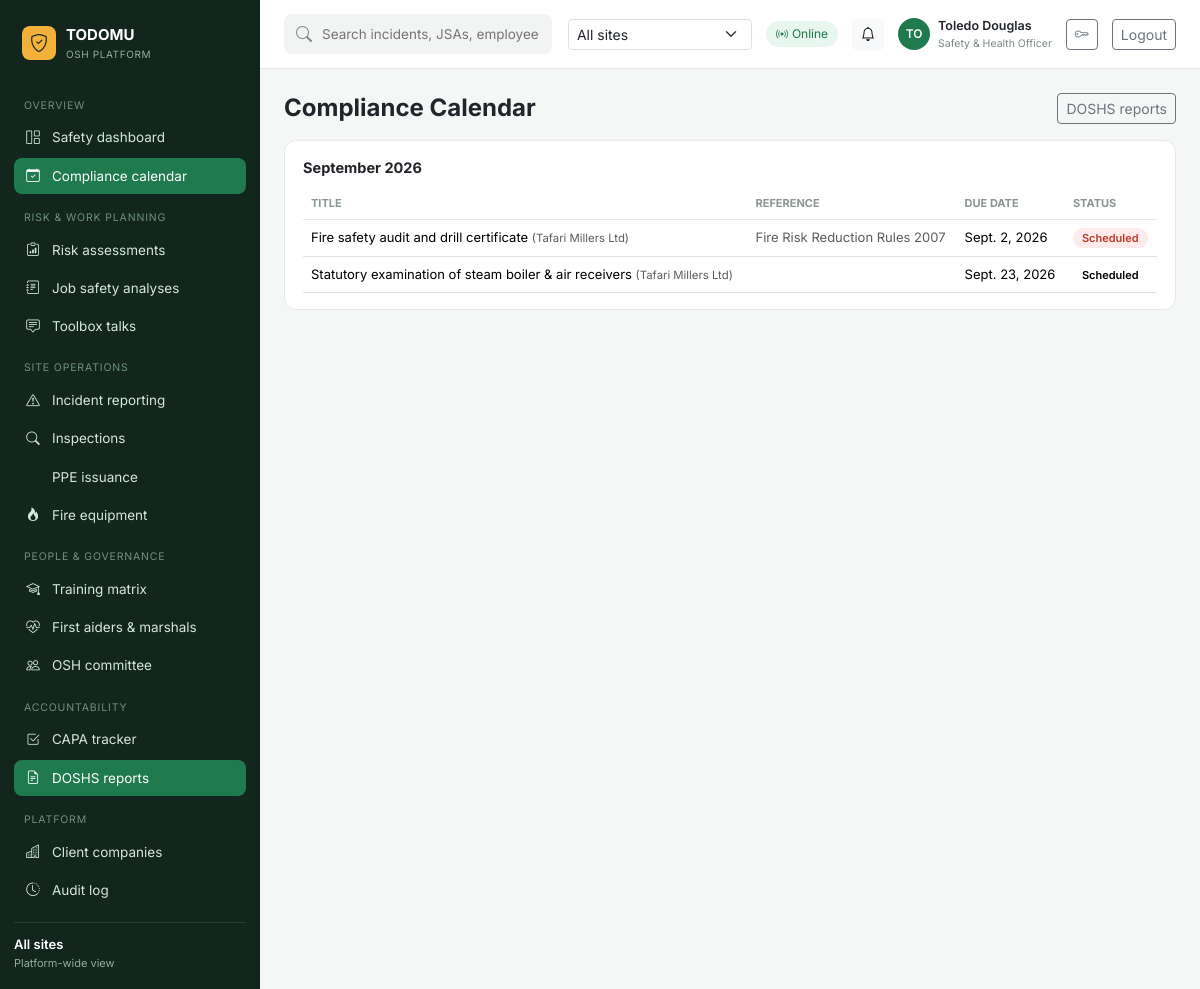
Page /doshs-reports/calendar/ (signed in) on the committed database.
### apps/accounts/models.py (models this page shows, shortened)
class User(AbstractUser):
    class Role(models.TextChoices):
        PLATFORM_ADMIN = "platform_admin", "Platform Admin (Auditor)"
        ORG_ADMIN = "org_admin", "Organization Admin (Safety & Health Officer)"
        ORG_STAFF = "org_staff", "Organization Staff"
    role = models.CharField(max_length=20, choices=Role.choices, default=Role.ORG_STAFF)
    job_title = models.CharField(max_length=150, blank=True)
    phone = models.CharField(max_length=30, blank=True)
    organization = models.ForeignKey(
        "organizations.Organization",
        on_delete=models.SET_NULL,
        null=True,
        blank=True,
        related_name="members",
    )
    @property
    def is_platform_admin(self):
        return self.role == self.Role.PLATFORM_ADMIN or self.is_superuser

### apps/doshs/models.py (models this page shows, shortened)
class StatutoryDeadline(models.Model):
    class Status(models.TextChoices):
        SCHEDULED = "scheduled", "Scheduled"
        DUE_SOON = "due_soon", "Due soon"
        OVERDUE = "overdue", "Overdue"
        DONE = "done", "Done"
    organization = models.ForeignKey("organizations.Organization", on_delete=models.CASCADE, related_name="deadlines")
    title = models.CharField(max_length=255)
    statutory_reference = models.CharField(max_length=255, blank=True, help_text="e.g. Fire Risk Reduction Rules 2007")
    due_date = models.DateField()
    status = models.CharField(max_length=20, choices=Status.choices, default=Status.SCHEDULED)
    notify_email = models.BooleanField(default=True)
    notify_sms = models.BooleanField(default=True)
    class Meta:
        ordering = ["due_date"]
    def computed_status(self):
        today = timezone.now().date()
        if self.status == self.Status.DONE:
            return self.Status.DONE
        if self.due_date < today:
            return self.Status.OVERDUE
        if (self.due_date - today).days <= 14:
            return self.Status.DUE_SOON
        return self.Status.SCHEDULED

### apps/organizations/models.py (models this page shows, shortened)
class Organization(models.Model):
    name = models.CharField(max_length=255)
    slug = models.SlugField(max_length=255, unique=True)
    dosh_reg_no = models.CharField("DOSH/NRB Registration No.", max_length=100, blank=True)
    industry = models.CharField(max_length=150, blank=True)
    seats = models.PositiveIntegerField(default=10, help_text="Number of employees/seats")
    is_active = models.BooleanField(default=True)
    logo = models.ImageField(upload_to="org_logos/", blank=True, null=True)
    created_at = models.DateTimeField(default=timezone.now)
    class Meta:
        ordering = ["name"]

### apps/doshs/views.py (the view)
# urls.py: path("calendar/", views.compliance_calendar, name="calendar"),
@login_required
def compliance_calendar(request):
    from collections import OrderedDict
    from django.shortcuts import render
    org = request.organization
    if org is None and not request.is_all_sites:
        return redirect("dashboard:select_org")
    qs = StatutoryDeadline.objects.all() if request.is_all_sites else StatutoryDeadline.objects.filter(organization=org)
    qs = qs.order_by("due_date")
    grouped = OrderedDict()
    for d in qs:
        key = d.due_date.strftime("%B %Y")
        grouped.setdefault(key, []).append(d)
    return render(request, "doshs/calendar.html", {"grouped": grouped, "page_title": "Compliance Calendar"})

### apps/core/context_processors.py (called while the page is built)
def tenant_context(request):
    ctx = {
        "active_organization": getattr(request, "organization", None),
        "is_all_sites": getattr(request, "is_all_sites", False),
    }
    user = getattr(request, "user", None)
    if user is not None and user.is_authenticated and getattr(user, "is_platform_admin", False):
        ctx["switchable_organizations"] = Organization.objects.filter(is_active=True).order_by("name")
    return ctx

### apps/core/current_user.py (called while the page is built)
    def __call__(self, request):
        _thread_locals.user = getattr(request, "user", None)
        try:
            response = self.get_response(request)
        finally:
            _thread_locals.user = None
        return response

### templates/doshs/calendar.html
{% extends "base.html" %}
{% block content %}
<div class="d-flex justify-content-between align-items-center mb-3">
  <h4 class="fw-bold mb-0">Compliance Calendar</h4>
  <a href="{% url 'doshs:list' %}" class="btn btn-sm btn-outline-secondary">DOSHS reports</a>
</div>
{% for month, deadlines in grouped.items %}
<div class="panel-card mb-3">
  <div class="section-title mb-2">{{ month }}</div>
  <table class="table table-simple mb-0">
    <thead><tr><th>Title</th><th>Reference</th><th>Due date</th><th>Status</th></tr></thead>
    <tbody>
      {% for d in deadlines %}
      <tr>
        <td>{{ d.title }}{% if request.is_all_sites %} <span class="text-muted small">({{ d.organization.name }})</span>{% endif %}</td>
        <td class="text-muted small">{{ d.statutory_reference }}</td>
        <td>{{ d.due_date }}</td>
        <td><span class="status-pill status-{{ d.computed_status }}">{{ d.get_status_display }}</span></td>
      </tr>
      {% endfor %}
    </tbody>
  </table>
</div>
{% empty %}
<div class="panel-card text-muted text-center py-4">No statutory deadlines on record.</div>
{% endfor %}
{% endblock %}

### templates/base.html (shortened to what this page needs)
<!DOCTYPE html>
<html lang="en">
<head>
<link href="https://cdn.jsdelivr.net/npm/bootstrap@5.3.3/dist/css/bootstrap.min.css" rel="stylesheet">
<link rel="stylesheet" href="https://cdn.jsdelivr.net/npm/bootstrap-icons@1.11.3/font/bootstrap-icons.css">
<link rel="stylesheet" href="/static/css/app.css">
</head>
<body>
{% if user.is_authenticated %}
<div class="app-shell">
  <aside class="sidebar">
    <div class="brand">
      <span class="brand-icon"><i class="bi bi-shield-check"></i></span>
      <div>
        <div class="brand-title">TODOMU</div>
        <div class="brand-sub">OSH PLATFORM</div>
      </div>
    </div>
    <nav class="nav-groups">
      <div class="nav-group-label">Overview</div>
      <a class="nav-link {% if request.resolver_match.view_name == 'dashboard:home' %}active{% endif %}" href="{% url 'dashboard:home' %}"><i class="bi bi-grid-1x2"></i> Safety dashboard</a>
      <a class="nav-link {% if request.resolver_match.url_name == 'calendar' %}active{% endif %}" href="{% url 'doshs:calendar' %}"><i class="bi bi-calendar-check"></i> Compliance calendar</a>
      <div class="nav-group-label">Risk &amp; work planning</div>
      <a class="nav-link {% if 'risk-assessments' in request.path %}active{% endif %}" href="{% url 'risk:list' %}"><i class="bi bi-clipboard-data"></i> Risk assessments</a>
      <a class="nav-link {% if 'job-safety-analyses' in request.path %}active{% endif %}" href="{% url 'jsa:list' %}"><i class="bi bi-journal-text"></i> Job safety analyses</a>
      <a class="nav-link {% if 'toolbox-talks' in request.path %}active{% endif %}" href="{% url 'toolbox:list' %}"><i class="bi bi-chat-square-text"></i> Toolbox talks</a>
      <div class="nav-group-label">Site operations</div>
      <a class="nav-link {% if 'incidents' in request.path %}active{% endif %}" href="{% url 'incidents:list' %}"><i class="bi bi-exclamation-triangle"></i> Incident reporting</a>
      <a class="nav-link {% if 'inspections' in request.path %}active{% endif %}" href="{% url 'inspections:list' %}"><i class="bi bi-search"></i> Inspections</a>
      <a class="nav-link {% if 'ppe' in request.path %}active{% endif %}" href="{% url 'ppe:list' %}"> PPE issuance</a>
      <a class="nav-link {% if 'fire' in request.path %}active{% endif %}" href="{% url 'fire:list' %}"><i class="bi bi-fire"></i> Fire equipment</a>
      <div class="nav-group-label">People &amp; governance</div>
      <a class="nav-link {% if 'training' in request.path %}active{% endif %}" href="{% url 'training:list' %}"><i class="bi bi-mortarboard"></i> Training matrix</a>
      <a class="nav-link {% if 'first-aiders' in request.path %}active{% endif %}" href="{% url 'first_aiders:list' %}"><i class="bi bi-heart-pulse"></i> First aiders &amp; marshals</a>
      <a class="nav-link {% if 'osh-committee' in request.path %}active{% endif %}" href="{% url 'committee:list' %}"><i class="bi bi-people"></i> OSH committee</a>
      <div class="nav-group-label">Accountability</div>
      <a class="nav-link {% if 'capa' in request.path %}active{% endif %}" href="{% url 'capa:list' %}"><i class="bi bi-check2-square"></i> CAPA tracker</a>
      <a class="nav-link {% if 'doshs' in request.path %}active{% endif %}" href="{% url 'doshs:list' %}"><i class="bi bi-file-earmark-text"></i> DOSHS reports</a>
      {% if user.is_platform_admin %}
      <div class="nav-group-label">Platform</div>
      <a class="nav-link {% if 'companies' in request.path %}active{% endif %}" href="{% url 'organizations:list' %}"><i class="bi bi-buildings"></i> Client companies</a>
      <a class="nav-link" href="/admin/core/auditlogentry/"><i class="bi bi-clock-history"></i> Audit log</a>
      {% endif %}
    </nav>
    <div class="sidebar-footer">
      {% if active_organization %}
        <div class="org-name">{{ active_organization.name }}</div>
        <div class="org-meta">{{ active_organization.dosh_reg_no }}</div>
        <div class="org-meta">Growth — {{ active_organization.seats }} seats</div>
      {% elif is_all_sites %}
        <div class="org-name">All sites</div>
        <div class="org-meta">Platform-wide view</div>
      {% endif %}
    </div>
  </aside>
  <div class="main-col">
    <header class="topbar">
      <form class="search-box" action="{% url 'search:results' %}" method="get">
        <i class="bi bi-search"></i>
        <input type="text" name="q" value="{{ request.GET.q }}" placeholder="Search incidents, JSAs, employees, DOSHS records...">
      </form>
      <div class="topbar-right">
        {% if switchable_organizations %}
        <form method="post" action="{% url 'dashboard:switch_org' %}" class="org-switcher">
          <select name="organization_id" onchange="this.form.submit()" class="form-select form-select-sm">
            <option value="ALL" {% if is_all_sites %}selected{% endif %}>All sites</option>
          </select>
        </form>
        {% endif %}
        <span class="badge-online"><i class="bi bi-broadcast"></i> Online</span>
        <div class="dropdown">
          <button class="btn btn-sm btn-light position-relative" type="button" id="notifBell" data-bs-toggle="dropdown" aria-expanded="false">
            <i class="bi bi-bell"></i>
          </button>
        </div>
        <div class="user-chip">
          <div class="avatar">{{ user.get_full_name|default:user.username|slice:":2"|upper }}</div>
          <div>
            <div class="u-name">{{ user.get_full_name|default:user.username }}</div>
            <div class="u-role">{{ user.job_title|default:user.get_role_display }}</div>
          </div>
        </div>
        <a href="{% url 'password_change' %}" class="btn btn-sm btn-outline-secondary"><i class="bi bi-key"></i></a>
        <a href="{% url 'logout' %}" class="btn btn-sm btn-outline-secondary">Logout</a>
      </div>
    </header>
    <main class="content">
      {% block content %}{% endblock %}
    </main>
  </div>
</div>
{% else %}
  {% block auth_content %}{% endblock %}
{% endif %}
</body>
</html>

### static/css/app.css (style rules this page uses)
:root { --sidebar-bg: #12261e; --sidebar-fg: #cfe3d8; --accent-green: #1f7a4d; --accent-amber: #b8860b; --bg: #f5f7f6; --card-border: #e6e9e8; }
* { font-family: 'Inter', sans-serif; }
body { background: var(--bg); margin: 0; }
.app-shell { display: flex; min-height: 100vh; }
.sidebar { width: 260px; background: var(--sidebar-bg); color: var(--sidebar-fg); display: flex; flex-direction: column; padding: 18px 14px; flex-shrink: 0; }
.brand { display: flex; align-items: center; gap: 10px; padding: 6px 8px 20px; }
.brand-icon { background: #f3b13c; color: #12261e; width: 34px; height: 34px; border-radius: 8px; display: flex; align-items: center; justify-content: center; font-size: 18px; }
.brand-title { font-weight: 700; font-size: 15px; color: #fff; }
.brand-sub { font-size: 10px; letter-spacing: .06em; color: #8fae9d; }
.nav-groups { flex: 1; overflow-y: auto; }
.nav-group-label { font-size: 10.5px; letter-spacing: .08em; color: #6f9080; margin: 16px 10px 6px; text-transform: uppercase; }
.nav-link { display: flex; align-items: center; gap: 10px; color: #d6e6dc; padding: 8px 10px; border-radius: 8px; font-size: 13.5px; text-decoration: none; margin-bottom: 2px; }
.nav-link.active { background: var(--accent-green); color: #fff; }
.nav-link i { width: 18px; text-align: center; }
.sidebar-footer { border-top: 1px solid #24402f; padding-top: 12px; margin-top: 12px; }
.org-name { font-weight: 600; font-size: 13px; color: #fff; }
.org-meta { font-size: 11px; color: #8fae9d; }
.main-col { flex: 1; display: flex; flex-direction: column; min-width: 0; }
.topbar { display: flex; align-items: center; justify-content: space-between; padding: 14px 24px; background: #fff; border-bottom: 1px solid var(--card-border); gap: 16px; }
.search-box { display: flex; align-items: center; gap: 8px; background: #f2f4f3; border-radius: 8px; padding: 8px 12px; flex: 1; max-width: 480px; color: #7c8a83; }
.search-box input { border: none; background: transparent; outline: none; width: 100%; font-size: 13.5px; }
.topbar-right { display: flex; align-items: center; gap: 14px; }
.badge-online { background: #e7f6ee; color: #1f7a4d; font-size: 12px; padding: 4px 10px; border-radius: 20px; display: flex; align-items: center; gap: 4px; }
.user-chip { display: flex; align-items: center; gap: 8px; }
.avatar { width: 32px; height: 32px; border-radius: 50%; background: #1f7a4d; color: #fff; display: flex; align-items: center; justify-content: center; font-size: 12px; font-weight: 600; }
.u-name { font-size: 12.5px; font-weight: 600; }
.u-role { font-size: 10.5px; color: #7c8a83; }
.org-switcher select { min-width: 150px; }
.content { padding: 24px; }
.kpi-card, .panel-card { background: #fff; border: 1px solid var(--card-border); border-radius: 12px; padding: 16px 18px; }
.section-title { font-weight: 700; font-size: 14.5px; }
.table-simple th { font-size: 11px; text-transform: uppercase; color: #8a978f; border-bottom: 1px solid var(--card-border); }
.table-simple td { font-size: 13px; vertical-align: middle; }
.status-pill { font-size: 11px; padding: 3px 9px; border-radius: 20px; font-weight: 600; }
.status-overdue { background: #fdeaea; color: #c0392b; }

### rows in the picture
User: get_full_name "TO", get_full_name "Toledo Douglas", job_title "Safety & Health Officer"
StatutoryDeadline: month "September 2026", title "Fire safety audit and drill certificate", organization.name "Tafari Millers Ltd", statutory_reference "Fire Risk Reduction Rules 2007", due_date "Sept. 2, 2026", status "Scheduled"
StatutoryDeadline: title "Statutory examination of steam boiler & air receivers", organization.name "Tafari Millers Ltd", due_date "Sept. 23, 2026", status "Scheduled"
